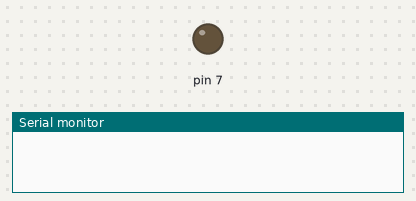
The sketch below on a simulated Arduino Leonardo, built for the host (arithmetic inside an expression is 32-bit, double 64-bit). Shown: output pins drawn as LEDs (lit = HIGH), the last lines printed to the serial monitor. Uploads are accepted with an empty reply.

Above: at 3.5 s.
At 91.2 s:
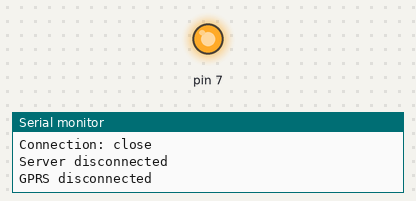
Timing chart, 0 to 105.1 s (numbered marks = the images above):
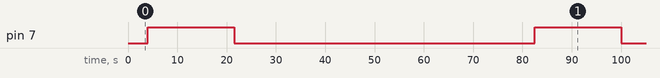

Measured:
- by itself, pin 7: alternates HIGH for 17.5 s and LOW for 61.0 s

The sketch:

WebClient_sim800.ino.ino
```cpp
/**************************************************************
 *
 * This sketch connects to a website and downloads a page.
 * It can be used to perform HTTP/RESTful API calls.
 *
 * TinyGSM Getting Started guide:
 *   http://tiny.cc/tiny-gsm-readme
 *
 **************************************************************/

// Select your modem:
#define TINY_GSM_MODEM_SIM800
// #define TINY_GSM_MODEM_SIM808
// #define TINY_GSM_MODEM_SIM900
// #define TINY_GSM_MODEM_A6
// #define TINY_GSM_MODEM_A7
// #define TINY_GSM_MODEM_M590
// #define TINY_GSM_MODEM_ESP8266

#include <TinyGsmClient.h>
#include <LowPower.h>
// Your GPRS credentials
// Leave empty, if missing user or pass
const char apn[]  = "e-connect";
const char user[] = "";
const char pass[] = "";

// Use Hardware Serial on Mega, Leonardo, Micro
#define SerialAT Serial1

// or Software Serial on Uno, Nano
//#include <SoftwareSerial.h>
//SoftwareSerial SerialAT(2, 3); // RX, TX

TinyGsm modem(SerialAT);
TinyGsmClient client(modem);

const char server[] = "cosin.herokuapp.com";
const char resource[] = "/chtien18/write/val1=34&val2=78";

const int port = 80;

void setup() {
  pinMode(7,OUTPUT);
  // Set console baud rate
  Serial.begin(9600);
  delay(10);

  // Set GSM module baud rate
  SerialAT.begin(9600);
  delay(3000);


  // Unlock your SIM card with a PIN
  //modem.simUnlock("1234");
}

void loop() {
  digitalWrite(7,LOW);
  delay(1000);
  digitalWrite(7,HIGH);
  delay(17000);
   // Restart takes quite some time
  // To skip it, call init() instead of restart()
  Serial.println(F("Initializing modem..."));
  modem.restart();
  delay(100);
  String modemInfo = modem.getModemInfo();
  Serial.print("Modem: ");
  Serial.println(modemInfo);


  Serial.print(F("Waiting for network..."));
  if (!modem.waitForNetwork()) {
    Serial.println(" fail");
    delay(1000);
    return;
  }
  Serial.println(" OK");

  Serial.print(F("Connecting to "));
  Serial.print(apn);
  if (!modem.gprsConnect(apn, user, pass)) {
    Serial.println(" fail");
    delay(1000);
    return;
  }
  Serial.println(" OK");

  Serial.print(F("Connecting to "));
  Serial.print(server);
  if (!client.connect(server, port)) {
    Serial.println(" fail");

    delay(1000);
    return;
  }
  Serial.println(" OK");

  // Make a HTTP GET request:
  client.print(String("GET ") + resource + " HTTP/1.0\r\n");
  client.print(String("Host: ") + server + "\r\n");
  client.print("Connection: close\r\n\r\n");

  unsigned long timeout = millis();
  while (client.connected() && millis() - timeout < 20000L) {
    // Print available data
    while (client.available()) {
      char c = client.read();
      Serial.print(c);
      timeout = millis();
    }
  }
  Serial.println();

  client.stop();
  Serial.println("Server disconnected");

  modem.gprsDisconnect();
  Serial.println("GPRS disconnected");

  digitalWrite(7,LOW);

  // Do nothing forevermore

    delay(60000);

}
```
